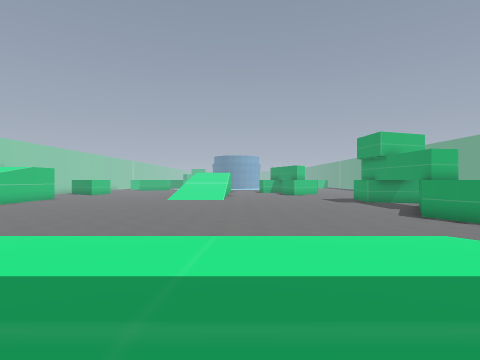
View 1 (above)

24 first-person views from a walk through a level from a Godot 3-D game. The camera is 1.5 m above the floor, looks level and sees 80° across. The floor is counted in squares, 2 m on a side. Each view is taken from the middle of a square. On the plan, view 1 faces up. The plan holds only what a view shows up to about 10 squares ahead; the rest is blank. The place goes on beyond the plan.

View 2
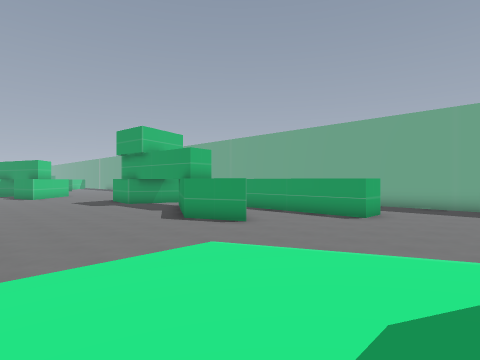

View 3
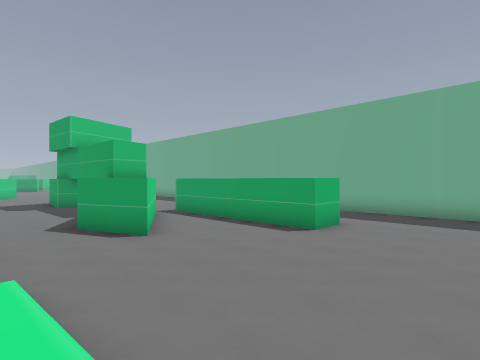

View 4
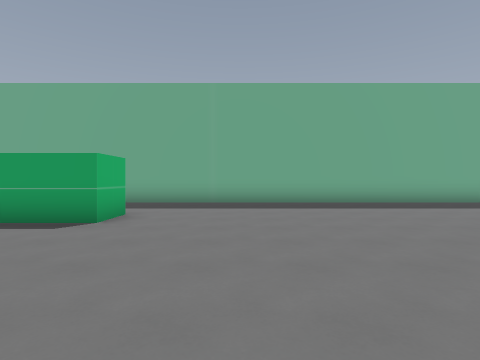

View 5
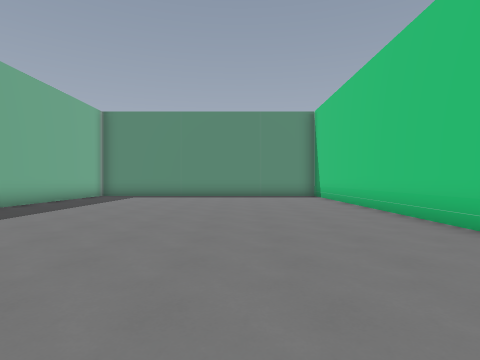

View 6
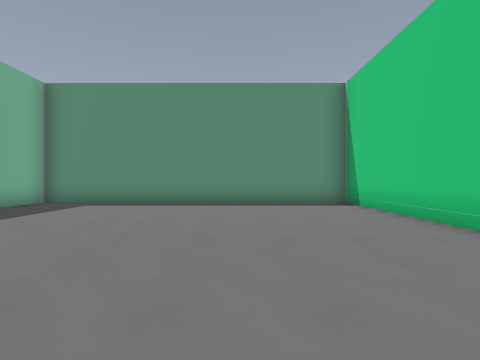

View 7
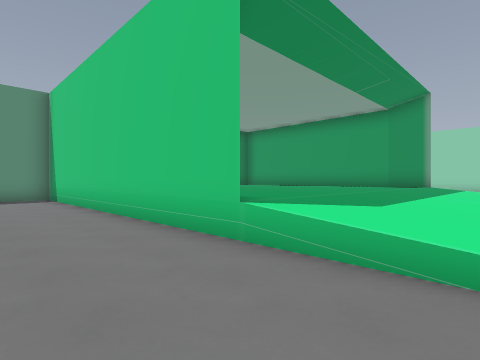

View 8
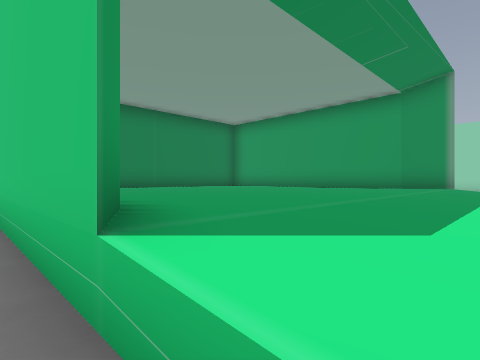

View 9
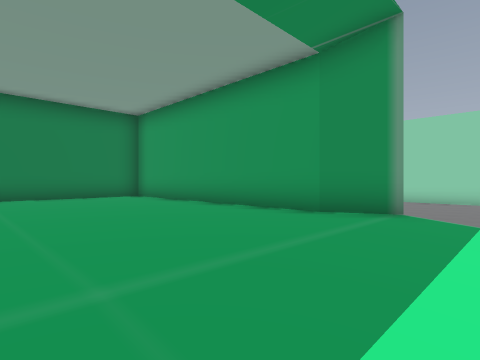

View 10
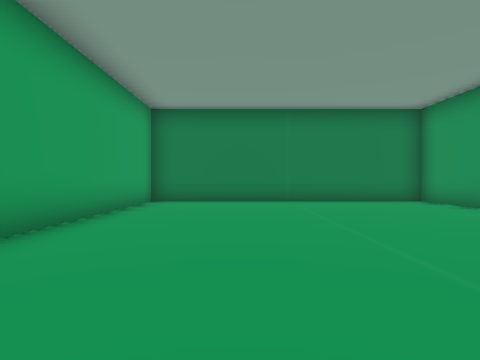

View 11
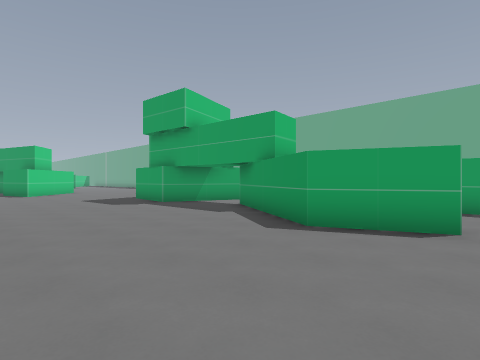

View 12
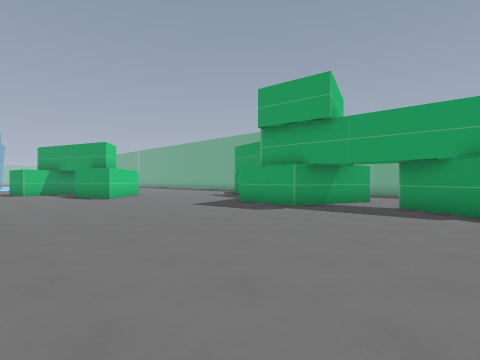

View 13
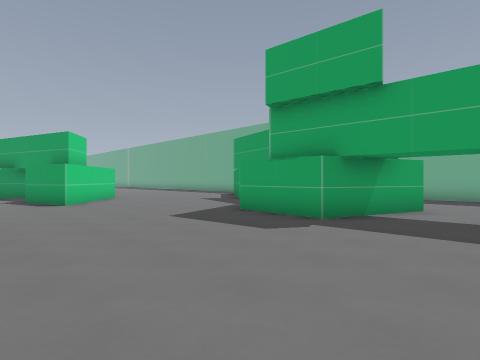

View 14
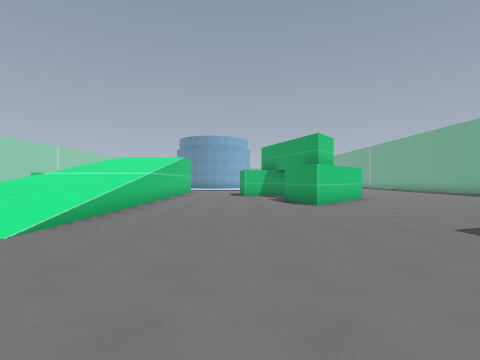

View 15
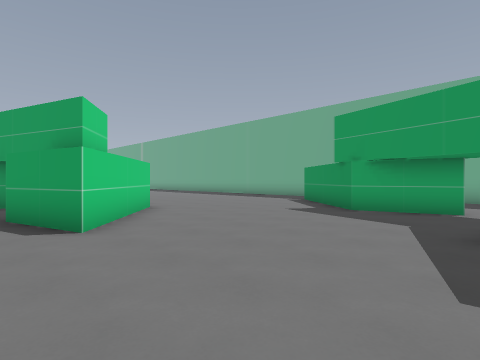

View 16
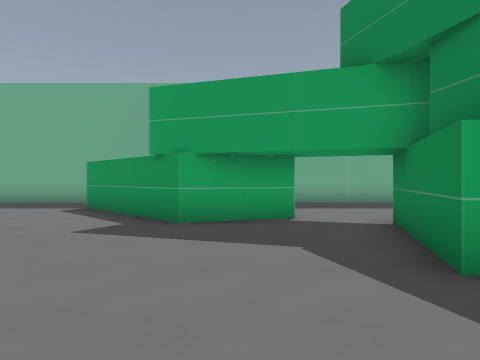

View 17
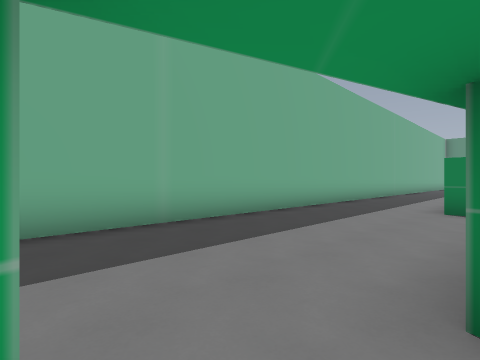

View 18
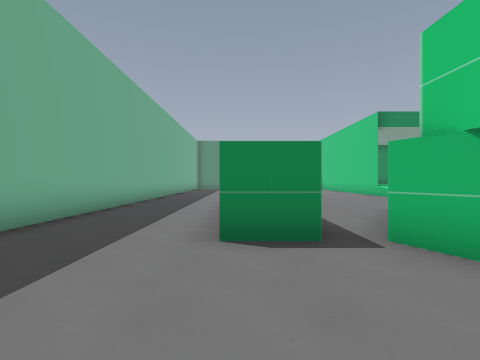

View 19
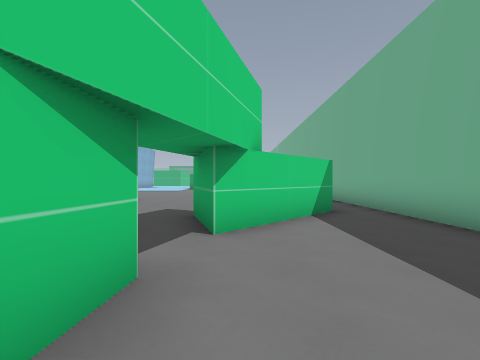

View 20
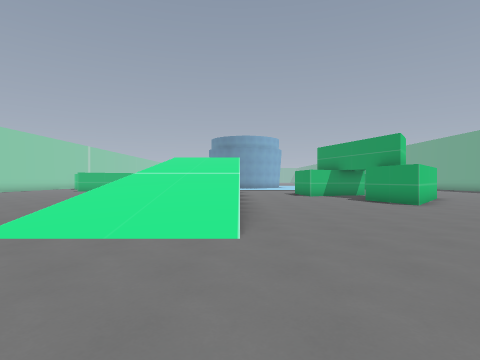

View 21
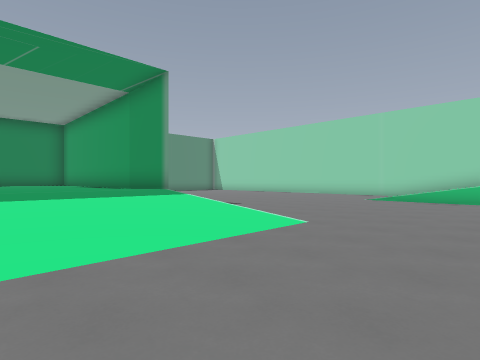

View 22
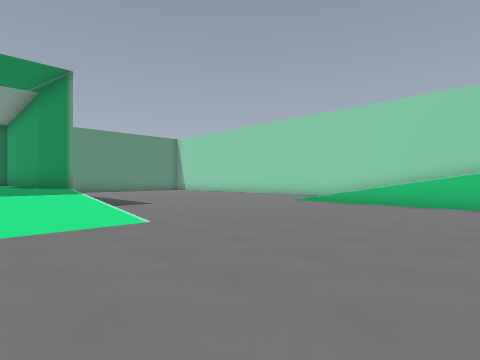

View 23
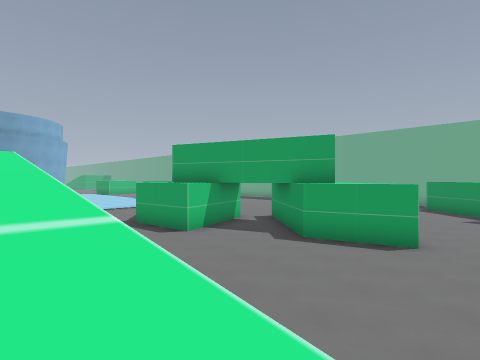

View 24
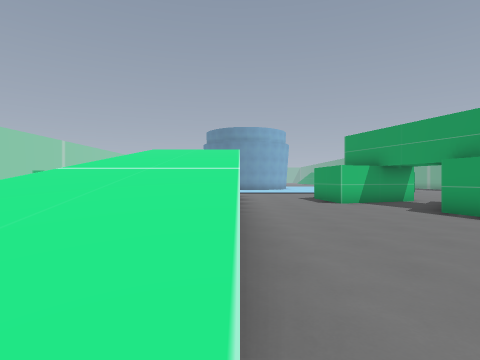

### Floor plan
Key: @ floor where view 1 was taken; # wall or solid block; . main floor; : floor 1 m higher than the main floor; + floor 1.25 m higher than the main floor; * floor 1.5 m higher than the main floor; % floor 1.75 m higher than the main floor; / step, stairs or slope; ^ raised ledge.
Columns run from 12 left of view 1 to 15 right of it. Each row starts with its distance up from view 1.
 27         ////..##..#      ..#
 26         ////.....##...  ...#
 25         ////....###........#
 24     ..  ////....##.......#.#
 23     ..  ////....#.......##.#
 22     ... ////...........###.#
 21      .. ////...........##..#
 20       ..////...........#...#
 19        .////...........#...#
 18         ////........#......#
 17         ............###....#
 16          ...........###....#
 15           ...........##....#
 14            ................#
 13             ........#......#
 12             ........##.....#
 11     ......  .......#####...#
 10 %..................##.# ...#
  9 *..................#..# ...#
  8 +..................#..# ...#
  7 /.....................# ...#
  6 /.....................##...#
  5  ......//////////..........#
  4   .....//////////..........#
  3    ....//////////..........#
  2 .......::::::::::..........#
  1 ....   #::::::::#..........#
  0  ..    #::::@:::#..........#
 -1        #::::::::#..........#
 -2        #::::::::#..........#
 -3        #::::::::#..........#
 -4        #::::::::#..........#
 -5        #::::::::#..........#
 -6        #::::::::#..........#
 -7        #::::::::#..........#
 -8         ^^^^^^^^#..........#
 -9                  ###########

Where each view was taken, in squares from view 1:
view 1: 0 up, 0 right, facing up
view 2: 2 up, 1 right, facing up-right
view 3: 2 up, 4 right, facing up-right
view 4: 3 up, 5 right, facing right
view 5: 5 up, 8 right, facing down
view 6: 1 up, 8 right, facing down
view 7: 4 up, 7 right, facing down-left
view 8: 3 up, 5 right, facing down-left
view 9: 3 up, 0 right, facing down-left
view 10: 2 up, 1 right, facing down
view 11: 7 up, 2 right, facing up-right
view 12: 11 up, 0 right, facing up-right
view 13: 13 up, 2 right, facing up-right
view 14: 14 up, 2 right, facing up
view 15: 18 up, 3 right, facing up-right
view 16: 20 up, 5 right, facing right
view 17: 19 up, 10 right, facing down-right
view 18: 15 up, 11 right, facing down
view 19: 15 up, 11 right, facing up
view 20: 14 up, 1 left, facing up
view 21: 9 up, 1 left, facing down-left
view 22: 11 up, 3 left, facing down-left
view 23: 21 up, 2 left, facing up-right
view 24: 18 up, 1 left, facing up
